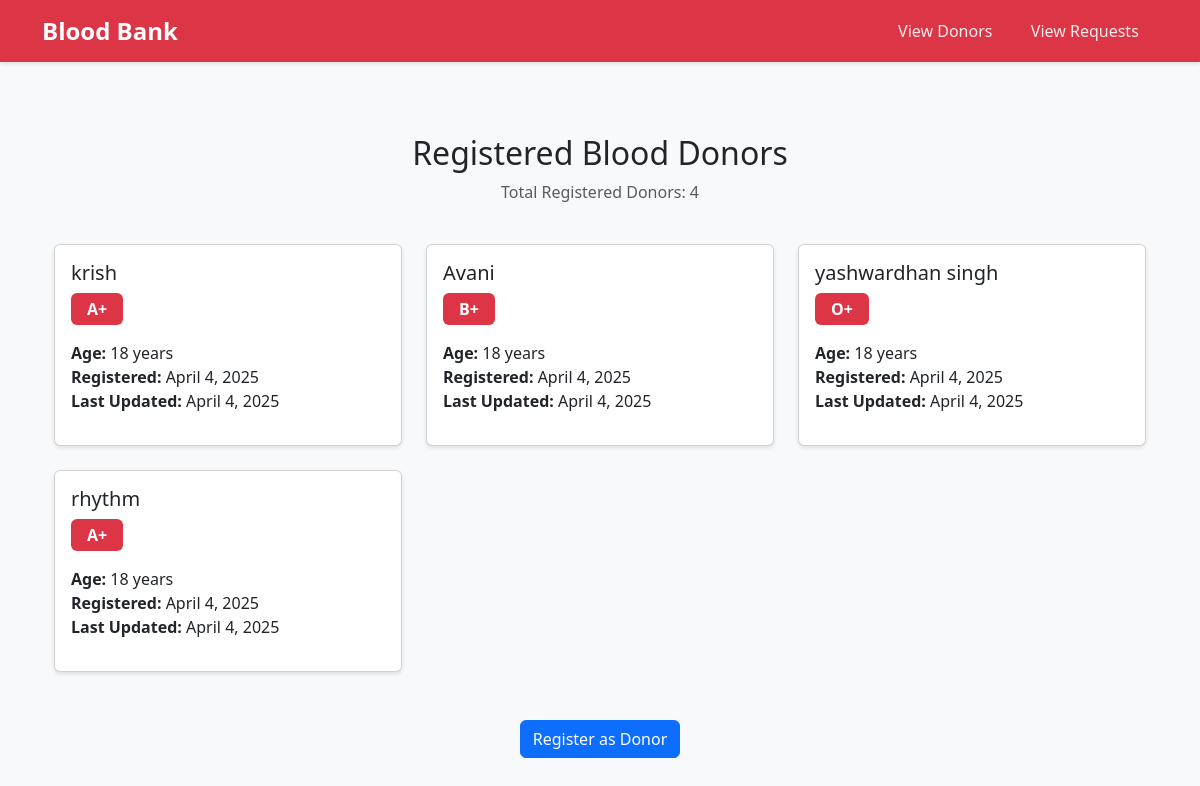
/donors/, run on an earlier commit of the app's database.
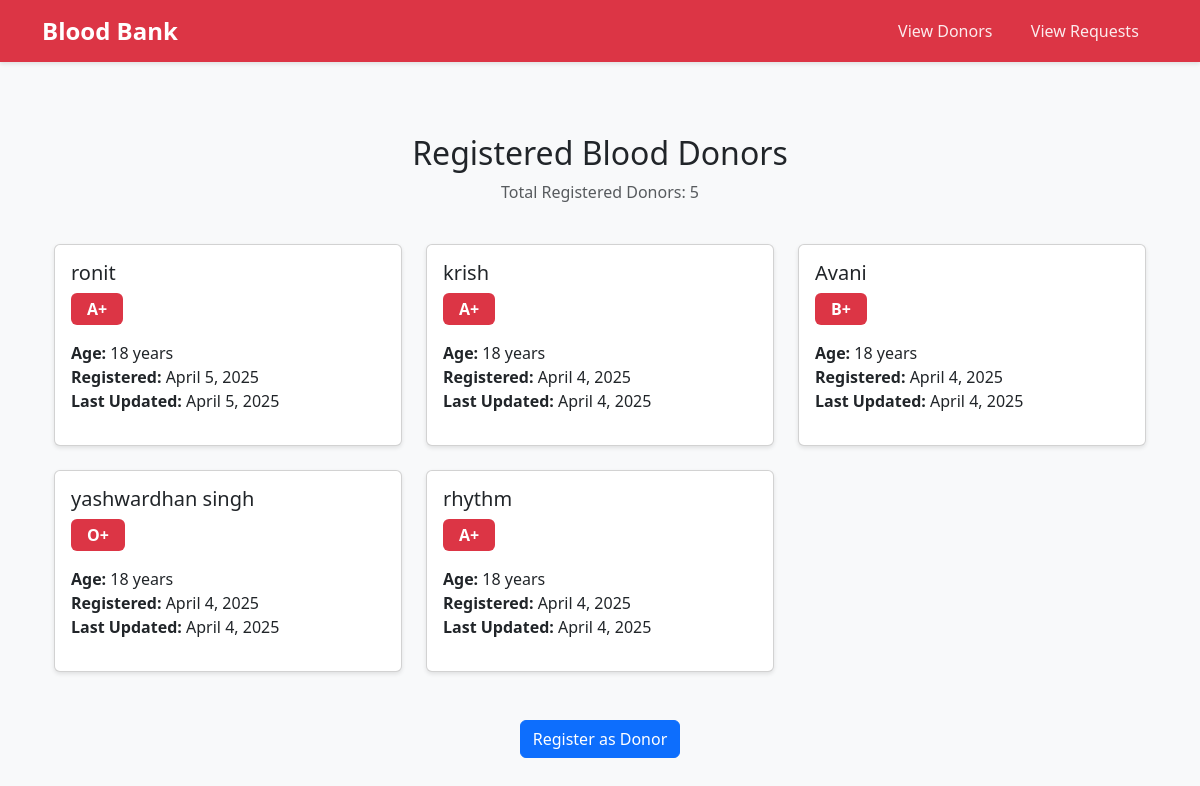
And on a later commit of the database.
### blood_bank/models.py (models this page shows, shortened)
class Donor(models.Model):
    BLOOD_GROUPS = [
        ('A+', 'A+'),
        ('A-', 'A-'),
        ('B+', 'B+'),
        ('B-', 'B-'),
        ('O+', 'O+'),
        ('O-', 'O-'),
        ('AB+', 'AB+'),
        ('AB-', 'AB-'),
    ]
    name = models.CharField(max_length=100)
    email = models.EmailField(unique=True)
    age = models.IntegerField(default=18)
    blood_type = models.CharField(max_length=3, choices=BLOOD_GROUPS, default='O+')
    created_at = models.DateTimeField(default=timezone.now)
    updated_at = models.DateTimeField(auto_now=True)
    class Meta:
        ordering = ['-created_at']

### blood_bank/views.py (the view)
# urls.py: path('donors/', views.DonorListView.as_view(), name='donor_list'),
class DonorListView(ListView):
    model = Donor
    template_name = 'blood_bank/donor_list.html'
    context_object_name = 'donors'
    ordering = ['-created_at']
    def get_context_data(self, **kwargs):
        context = super().get_context_data(**kwargs)
        context['total_donors'] = Donor.objects.count()
        return context

### blood_bank/templates/blood_bank/donor_list.html (shortened to what this page needs)
{% extends 'blood_bank/base.html' %}
{% block content %}
<div class="container py-5">
    <div class="row mb-4">
        <div class="col">
            <h2 class="text-center">Registered Blood Donors</h2>
            <p class="text-center text-muted">Total Registered Donors: {{ total_donors }}</p>
        </div>
    </div>
    <div class="row">
        {% for donor in donors %}
            <div class="col-md-4 mb-4">
                <div class="card h-100">
                    <div class="card-body">
                        <h5 class="card-title">{{ donor.name }}</h5>
                        <div class="blood-type-badge mb-3">
                            <span class="badge bg-danger">{{ donor.blood_type }}</span>
                        </div>
                        <ul class="list-unstyled">
                            <li><strong>Age:</strong> {{ donor.age }} years</li>
                            <li><strong>Registered:</strong> {{ donor.created_at|date:"F j, Y" }}</li>
                            <li><strong>Last Updated:</strong> {{ donor.updated_at|date:"F j, Y" }}</li>
                        </ul>
                    </div>
                </div>
            </div>
        {% endfor %}
    </div>
    {% if donors %}
        <div class="text-center mt-4">
            <a href="{% url 'register' %}" class="btn btn-primary">Register as Donor</a>
        </div>
    {% endif %}
</div>
{% endblock %}

What changed in the data, as far as the page shows it:
added Donor: name "ronit", blood_type "A+", age "18", created_at "April 5, 2025", updated_at "April 5, 2025"
Also different on the page:
{{ total_donors }}: "4" → "5"
